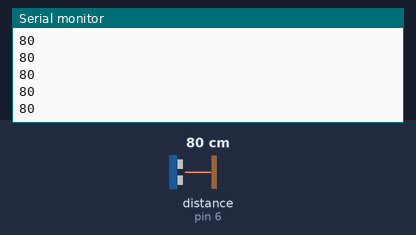
Recording of a sketch running on a simulated Arduino Uno, built with avr-gcc and run on an emulated ATmega328P. Shown: the last lines printed to the serial monitor. Wiring (inferred from the names in the program): ultrasonic range finder: trigger pin 7; echo pin 6. The test bench sets the inputs (shaded band); at power-on: distance to the obstacle (sensor on pin 6) 80 cm. The echo pulse lasts 58.3 µs per cm.

Above: at 1.2 s.
1.3 s: distance to the obstacle (sensor on pin 6) set to 250 cm
At 2.0 s:
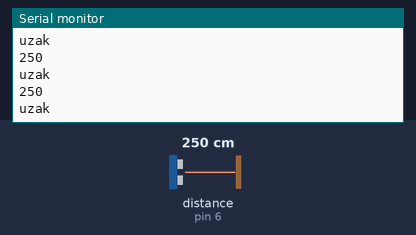
2.8 s: distance to the obstacle (sensor on pin 6) set to 299 cm
At 3.4 s:
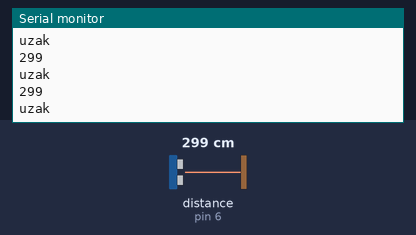
5.8 s: distance to the obstacle (sensor on pin 6) set to 250 cm
At 6.5 s:
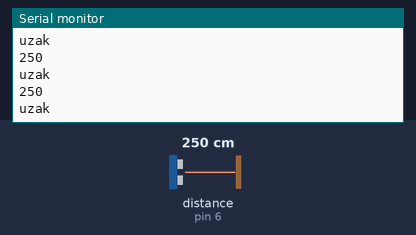
Timing chart, 0 to 8.8 s (numbered marks = the images above; inputs shaded):
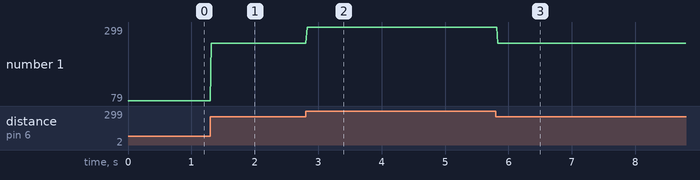

Measured:
- after the input at 1.3 s, the serial monitor: prints a new line at once (image 1)
- after the input at 2.8 s, the serial monitor: prints a new line at once (image 2)
- plotted number 1: 80 → 250 after the input at 1.3 s, 250 → 299 after the input at 2.8 s

The sketch:

ultrasonik.ino
```cpp
#define trigPin 7
#define echoPin 6
void setup ()
{
  Serial.begin(9600);
  pinMode(trigPin,OUTPUT);
  pinMode(echoPin,INPUT);
}
void loop()
{
  long sure,mesafe;
  digitalWrite(trigPin,LOW);
  delayMicroseconds(2);
  digitalWrite(trigPin,HIGH);
  delayMicroseconds(10);
   digitalWrite(trigPin,LOW);
    sure=pulseIn(echoPin,HIGH);
    mesafe=(sure/2)/29.1;

    Serial.println(mesafe);

if(mesafe>230 || mesafe <0)
{
  Serial.println("uzak");
}


  if(mesafe<100)
  {

  }

   if(mesafe<10)
  {

  }
}
```
